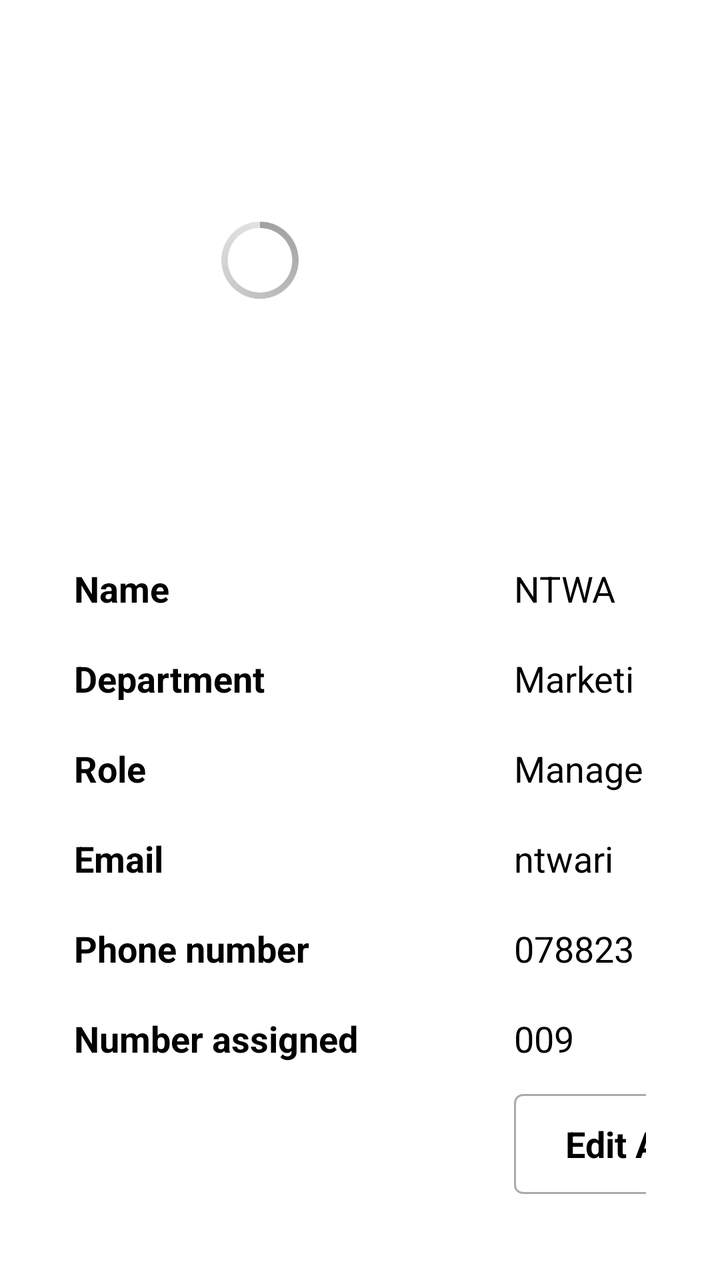
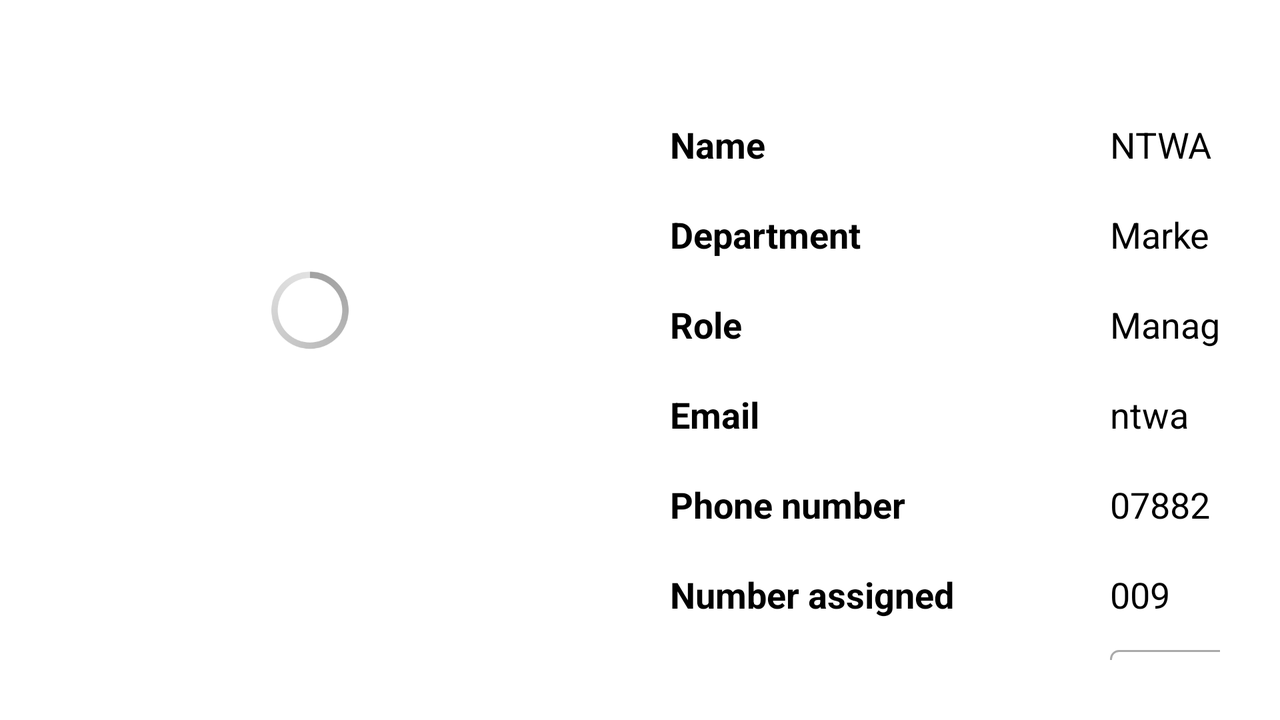

The same Android screen from two of the app's own layout files: first res/layout/ as a phone draws it, then the repository's variant for another configuration, drawn on a device whose configuration selects that folder. Both files follow.
<!-- AndroidManifest.xml: application theme AppTheme -->
<!-- res/layout/employee_profile_activity.xml -->
<LinearLayout xmlns:android="http://schemas.android.com/apk/res/android"
    android:layout_width="fill_parent"
    android:layout_height="fill_parent"
    android:background="#fff"
    android:orientation="vertical">


    <RelativeLayout
        android:layout_width="220dp"
        android:layout_height="220dp"
        android:layout_marginTop="20dp"
        android:layout_marginLeft="20dp"
        android:background="@drawable/background_with_shadow">

        <ImageView
            android:id="@+id/ivEmployeeImage"
            android:layout_width="fill_parent"
            android:layout_height="fill_parent"
            android:layout_centerHorizontal="true"
            android:layout_centerVertical="true"
            android:layout_margin="2dp" />

        <ProgressBar
            android:id="@+id/progressBar"
            style="?android:attr/progressBarStyleLarge"
            android:layout_width="@dimen/progress_bar_width"
            android:layout_height="@dimen/progress_bar_height"
            android:layout_centerHorizontal="true"
            android:layout_centerVertical="true" />

    </RelativeLayout>

    <LinearLayout
        android:layout_width="fill_parent"
        android:layout_height="fill_parent"
        android:layout_margin="20dp"
        android:orientation="vertical"
        android:background="@drawable/background_with_shadow">
        
        <LinearLayout
            android:layout_width="fill_parent"
            android:layout_height="fill_parent"
            android:layout_margin="17dp"
            android:orientation="vertical">

            
            <LinearLayout
                android:layout_width="fill_parent"
                android:layout_height="30dp"
                android:orientation="horizontal">
                
                <LinearLayout
                    android:layout_width="220dp"
                    android:layout_height="fill_parent"
                    android:orientation="vertical">

                    <TextView
                        android:layout_width="wrap_content"
                        android:layout_height="wrap_content"
                        android:layout_marginTop="5dp"
                        style="@style/EmployeeProfileLandFields"
                        android:text="Name" />

                </LinearLayout>

                
                <LinearLayout
                    android:layout_width="fill_parent"
                    android:layout_height="fill_parent"
                    android:orientation="vertical">

                    <TextView
                        android:id="@+id/tvEmployeeName"
                        android:layout_width="wrap_content"
                        android:layout_height="wrap_content"
                        android:textColor="#000"
                        android:textSize="18sp"
                        android:layout_marginTop="5dp"
                        android:text="NTWARI SHYAKA AIME" />

                </LinearLayout>

            </LinearLayout>

            

            
            <LinearLayout
                android:layout_width="fill_parent"
                android:layout_height="30dp"
                android:orientation="horizontal"
                android:layout_marginTop="15dp">
                
                <LinearLayout
                    android:layout_width="220dp"
                    android:layout_height="fill_parent"
                    android:orientation="vertical">

                    <TextView
                        android:layout_width="wrap_content"
                        android:layout_height="wrap_content"
                        android:layout_marginTop="5dp"
                        style="@style/EmployeeProfileLandFields"
                        android:text="Department" />

                </LinearLayout>

                
                <LinearLayout
                    android:layout_width="fill_parent"
                    android:layout_height="fill_parent"
                    android:orientation="vertical">

                    <TextView
                        android:id="@+id/tvEmployeeDepartment"
                        android:layout_width="wrap_content"
                        android:layout_height="wrap_content"
                        android:textColor="#000"
                        android:textSize="18sp"
                        android:layout_marginTop="5dp"
                        android:text="Marketing" />

                </LinearLayout>

            </LinearLayout>

            

            
            <LinearLayout
                android:layout_width="fill_parent"
                android:layout_height="30dp"
                android:orientation="horizontal"
                android:layout_marginTop="15dp">
                
                <LinearLayout
                    android:layout_width="220dp"
                    android:layout_height="fill_parent"
                    android:orientation="vertical">

                    <TextView
                        android:layout_width="wrap_content"
                        android:layout_height="wrap_content"
                        android:layout_marginTop="5dp"
                        style="@style/EmployeeProfileLandFields"
                        android:text="Role" />

                </LinearLayout>

                
                <LinearLayout
                    android:layout_width="fill_parent"
                    android:layout_height="fill_parent"
                    android:orientation="vertical">

                    <TextView
                        android:id="@+id/tvEmployeeRole"
                        android:layout_width="wrap_content"
                        android:layout_height="wrap_content"
                        android:textColor="#000"
                        android:textSize="18sp"
                        android:layout_marginTop="5dp"
                        android:text="Manager" />

                </LinearLayout>

            </LinearLayout>

            

            
            <LinearLayout
                android:layout_width="fill_parent"
                android:layout_height="30dp"
                android:orientation="horizontal"
                android:layout_marginTop="15dp">
                
                <LinearLayout
                    android:layout_width="220dp"
                    android:layout_height="fill_parent"
                    android:orientation="vertical">

                    <TextView
                        android:layout_width="wrap_content"
                        android:layout_height="wrap_content"
                        android:layout_marginTop="5dp"
                        style="@style/EmployeeProfileLandFields"
                        android:text="Email" />

                </LinearLayout>

                
                <LinearLayout
                    android:layout_width="fill_parent"
                    android:layout_height="fill_parent"
                    android:orientation="vertical">

                    <TextView
                        android:id="@+id/tvEmployeeEmail"
                        android:layout_width="wrap_content"
                        android:layout_height="wrap_content"
                        android:textColor="#000"
                        android:textSize="18sp"
                        android:layout_marginTop="5dp"
                        android:text="ntwarishyakaime@gmail.com" />

                </LinearLayout>

            </LinearLayout>

            

            
            <LinearLayout
                android:layout_width="fill_parent"
                android:layout_height="30dp"
                android:orientation="horizontal"
                android:layout_marginTop="15dp">
                
                <LinearLayout
                    android:layout_width="220dp"
                    android:layout_height="fill_parent"
                    android:orientation="vertical">

                    <TextView
                        android:layout_width="wrap_content"
                        android:layout_height="wrap_content"
                        android:layout_marginTop="5dp"
                        style="@style/EmployeeProfileLandFields"
                        android:text="Phone number" />

                </LinearLayout>

                
                <LinearLayout
                    android:layout_width="fill_parent"
                    android:layout_height="fill_parent"
                    android:orientation="vertical">

                    <TextView
                        android:id="@+id/tvEmployeePhone"
                        android:layout_width="wrap_content"
                        android:layout_height="wrap_content"
                        android:textColor="#000"
                        android:textSize="18sp"
                        android:layout_marginTop="5dp"
                        android:text="0788233456" />

                </LinearLayout>

            </LinearLayout>

            


            
            <LinearLayout
                android:layout_width="fill_parent"
                android:layout_height="30dp"
                android:orientation="horizontal"
                android:layout_marginTop="15dp">
                
                <LinearLayout
                    android:layout_width="220dp"
                    android:layout_height="fill_parent"
                    android:orientation="vertical">

                    <TextView
                        android:layout_width="wrap_content"
                        android:layout_height="wrap_content"
                        android:layout_marginTop="5dp"
                        style="@style/EmployeeProfileLandFields"
                        android:text="Number assigned" />

                </LinearLayout>

                
                <LinearLayout
                    android:layout_width="fill_parent"
                    android:layout_height="fill_parent"
                    android:orientation="vertical">

                    <TextView
                        android:id="@+id/tvEmployeeNumberAssigned"
                        android:layout_width="wrap_content"
                        android:layout_height="wrap_content"
                        android:textColor="#000"
                        android:textSize="18sp"
                        android:layout_marginTop="5dp"
                        android:text="009" />

                </LinearLayout>


            </LinearLayout>

            

            
            <LinearLayout
                android:layout_width="fill_parent"
                android:layout_height="wrap_content"
                android:orientation="horizontal"
                android:layout_marginTop="15dp">
                
                <LinearLayout
                    android:layout_width="220dp"
                    android:layout_height="fill_parent"
                    android:orientation="vertical">


                </LinearLayout>

                
                <LinearLayout
                    android:layout_width="fill_parent"
                    android:layout_height="fill_parent"
                    android:orientation="vertical">

                    <Button
                        android:id="@+id/bEditAssignedNumber"
                        android:layout_width="230dp"
                        android:layout_height="50dp"
                        style="@style/EmployeeProfileLandFields"
                        android:text="Edit Assigned Number"
                        android:layout_marginRight="0dp"
                        android:background="@drawable/radio_states_yellow" />

                </LinearLayout>


            </LinearLayout>

            


        </LinearLayout>
    </LinearLayout>


</LinearLayout>
<!-- resources referenced by this layout -->
<resources>
  <dimen name="progress_bar_height">50dp</dimen>
  <dimen name="progress_bar_width">50dp</dimen>
  <!-- drawable radio_states_yellow (drawable-hdpi) -->
  <?xml version="1.0" encoding="utf-8"?>
  <selector xmlns:android="http://schemas.android.com/apk/res/android">
  
      <item android:drawable="@drawable/radio_on_yellow" android:state_pressed="true" />
      <item android:drawable="@drawable/radio_off" android:state_pressed="false"/>
  
  </selector>
  <style name="EmployeeProfileLandFields">
          <item name="android:textColor">#000</item>
          <item name="android:textSize">18sp</item>
          <item name="android:textStyle">bold</item>
      </style>
  <style name="AppTheme" parent="android:Theme.Holo.Light.DarkActionBar">
          
      </style>
  <!-- drawable radio_on_yellow (drawable-hdpi) -->
  <?xml version="1.0" encoding="utf-8"?>
  <shape xmlns:android="http://schemas.android.com/apk/res/android"
      android:shape="rectangle" >
  
      <solid android:color="#e4e4e4" android:textColor="#fff" />
  
      <stroke
          android:width="2dp"
          android:color="@android:color/darker_gray" />
  
      <corners android:radius="4dp" />
  
  
  </shape>
  <!-- drawable radio_off (drawable-hdpi) -->
  <?xml version="1.0" encoding="utf-8"?>
  <shape xmlns:android="http://schemas.android.com/apk/res/android"
      android:shape="rectangle">
  
      <solid android:color="#ffffffff" />
  
      <stroke
          android:width="1dp"
          android:color="@android:color/darker_gray" />
  
      <corners android:radius="4dp" />
  
  </shape>
</resources>
<!-- res/layout-land/employee_profile_activity.xml (the repository's variant of the layout above) -->
<!-- drawn on the phone turned sideways -->
<RelativeLayout xmlns:android="http://schemas.android.com/apk/res/android"
    android:layout_width="fill_parent"
    android:layout_height="fill_parent"
    android:background="#fff"
    android:orientation="vertical">

    
    <RelativeLayout
        android:id="@+id/leftPart"
        android:layout_width="250dp"
        android:layout_height="250dp"
        android:layout_marginLeft="30dp"
        android:layout_marginTop="30dp"
        android:background="@drawable/background_with_shadow"
        >

        <ImageView
            android:id="@+id/ivEmployeeImage"
            android:layout_width="fill_parent"
            android:layout_height="fill_parent"
            android:layout_gravity="center"
            android:layout_centerHorizontal="true"
            android:layout_centerVertical="true"
            android:layout_margin="2dp"
            />

        <ProgressBar
            android:id="@+id/progressBar"
            style="?android:attr/progressBarStyleLarge"
            android:layout_width="@dimen/progress_bar_width"
            android:layout_height="@dimen/progress_bar_height"
            android:layout_centerHorizontal="true"
            android:layout_centerVertical="true" />

    </RelativeLayout>

    
    <LinearLayout
        android:id="@+id/rightPart"
        android:layout_width="fill_parent"
        android:layout_height="fill_parent"
        android:orientation="vertical"
        android:layout_toRightOf="@+id/leftPart"
        android:layout_marginTop="30dp"
        android:layout_marginLeft="30dp"
        android:layout_marginRight="30dp"
        android:layout_marginBottom="30dp"
        android:background="@drawable/background_with_shadow"
        >

        
        <LinearLayout
            android:layout_width="fill_parent"
            android:layout_height="30dp"
            android:orientation="horizontal"
            android:layout_marginTop="25dp">
            
            <LinearLayout
                android:layout_width="220dp"
                android:layout_height="fill_parent"
                android:orientation="vertical"
                android:layout_marginLeft="25dp">

                <TextView
                    android:layout_width="wrap_content"
                    android:layout_height="wrap_content"
                    android:layout_marginTop="5dp"
                    style="@style/EmployeeProfileLandFields"
                    android:text="Name" />

            </LinearLayout>

            
            <LinearLayout
                android:layout_width="fill_parent"
                android:layout_height="fill_parent"
                android:orientation="vertical">

                <TextView
                    android:id="@+id/tvEmployeeName"
                    android:layout_width="wrap_content"
                    android:layout_height="wrap_content"
                    android:textColor="#000"
                    android:textSize="18sp"
                    android:layout_marginTop="5dp"
                    android:text="NTWARI SHYAKA AIME" />

            </LinearLayout>

        </LinearLayout>

        

        
        <LinearLayout
            android:layout_width="fill_parent"
            android:layout_height="30dp"
            android:orientation="horizontal"
            android:layout_marginTop="15dp">
            
            <LinearLayout
                android:layout_width="220dp"
                android:layout_height="fill_parent"
                android:orientation="vertical"
                android:layout_marginLeft="25dp">

                <TextView
                    android:layout_width="wrap_content"
                    android:layout_height="wrap_content"
                    android:layout_marginTop="5dp"
                    style="@style/EmployeeProfileLandFields"
                    android:text="Department" />

            </LinearLayout>

            
            <LinearLayout
                android:layout_width="fill_parent"
                android:layout_height="fill_parent"
                android:orientation="vertical">

                <TextView
                    android:id="@+id/tvEmployeeDepartment"
                    android:layout_width="wrap_content"
                    android:layout_height="wrap_content"
                    android:textColor="#000"
                    android:textSize="18sp"
                    android:layout_marginTop="5dp"
                    android:text="Marketing" />

            </LinearLayout>

        </LinearLayout>

        

        
        <LinearLayout
            android:layout_width="fill_parent"
            android:layout_height="30dp"
            android:orientation="horizontal"
            android:layout_marginTop="15dp">
            
            <LinearLayout
                android:layout_width="220dp"
                android:layout_height="fill_parent"
                android:orientation="vertical"
                android:layout_marginLeft="25dp">

                <TextView
                    android:layout_width="wrap_content"
                    android:layout_height="wrap_content"
                    android:layout_marginTop="5dp"
                    style="@style/EmployeeProfileLandFields"
                    android:text="Role" />

            </LinearLayout>

            
            <LinearLayout
                android:layout_width="fill_parent"
                android:layout_height="fill_parent"
                android:orientation="vertical">

                <TextView
                    android:id="@+id/tvEmployeeRole"
                    android:layout_width="wrap_content"
                    android:layout_height="wrap_content"
                    android:textColor="#000"
                    android:textSize="18sp"
                    android:layout_marginTop="5dp"
                    android:text="Manager" />

            </LinearLayout>

        </LinearLayout>

        

        
        <LinearLayout
            android:layout_width="fill_parent"
            android:layout_height="30dp"
            android:orientation="horizontal"
            android:layout_marginTop="15dp">
            
            <LinearLayout
                android:layout_width="220dp"
                android:layout_height="fill_parent"
                android:orientation="vertical"
                android:layout_marginLeft="25dp">

                <TextView
                    android:layout_width="wrap_content"
                    android:layout_height="wrap_content"
                    android:layout_marginTop="5dp"
                    style="@style/EmployeeProfileLandFields"
                    android:text="Email" />

            </LinearLayout>

            
            <LinearLayout
                android:layout_width="fill_parent"
                android:layout_height="fill_parent"
                android:orientation="vertical">

                <TextView
                    android:id="@+id/tvEmployeeEmail"
                    android:layout_width="wrap_content"
                    android:layout_height="wrap_content"
                    android:textColor="#000"
                    android:textSize="18sp"
                    android:layout_marginTop="5dp"
                    android:text="ntwarishyakaime@gmail.com" />

            </LinearLayout>

        </LinearLayout>

        

        
        <LinearLayout
            android:layout_width="fill_parent"
            android:layout_height="30dp"
            android:orientation="horizontal"
            android:layout_marginTop="15dp">
            
            <LinearLayout
                android:layout_width="220dp"
                android:layout_height="fill_parent"
                android:orientation="vertical"
                android:layout_marginLeft="25dp">

                <TextView
                    android:layout_width="wrap_content"
                    android:layout_height="wrap_content"
                    android:layout_marginTop="5dp"
                    style="@style/EmployeeProfileLandFields"
                    android:text="Phone number" />

            </LinearLayout>

            
            <LinearLayout
                android:layout_width="fill_parent"
                android:layout_height="fill_parent"
                android:orientation="vertical">

                <TextView
                    android:id="@+id/tvEmployeePhone"
                    android:layout_width="wrap_content"
                    android:layout_height="wrap_content"
                    android:textColor="#000"
                    android:textSize="18sp"
                    android:layout_marginTop="5dp"
                    android:text="0788233456" />

            </LinearLayout>

        </LinearLayout>

        


        
        <LinearLayout
            android:layout_width="fill_parent"
            android:layout_height="30dp"
            android:orientation="horizontal"
            android:layout_marginTop="15dp">
            
            <LinearLayout
                android:layout_width="220dp"
                android:layout_height="fill_parent"
                android:orientation="vertical"
                android:layout_marginLeft="25dp">

                <TextView
                    android:layout_width="wrap_content"
                    android:layout_height="wrap_content"
                    android:layout_marginTop="5dp"
                    style="@style/EmployeeProfileLandFields"
                    android:text="Number assigned" />

            </LinearLayout>

            
            <LinearLayout
                android:layout_width="fill_parent"
                android:layout_height="fill_parent"
                android:orientation="vertical">

                <TextView
                    android:id="@+id/tvEmployeeNumberAssigned"
                    android:layout_width="wrap_content"
                    android:layout_height="wrap_content"
                    android:textColor="#000"
                    android:textSize="18sp"
                    android:layout_marginTop="5dp"
                    android:text="009" />

            </LinearLayout>


        </LinearLayout>

        

        
        <LinearLayout
            android:layout_width="fill_parent"
            android:layout_height="wrap_content"
            android:orientation="horizontal"
            android:layout_marginTop="15dp">
            
            <LinearLayout
                android:layout_width="220dp"
                android:layout_height="fill_parent"
                android:orientation="vertical"
                android:layout_marginLeft="25dp">


            </LinearLayout>

            
            <LinearLayout
                android:layout_width="fill_parent"
                android:layout_height="fill_parent"
                android:orientation="vertical">

                <Button
                    android:id="@+id/bEditAssignedNumber"
                    android:layout_width="230dp"
                    android:layout_height="50dp"
                    style="@style/EmployeeProfileLandFields"
                    android:text="Edit Assigned Number"
                    android:layout_marginRight="0dp"
                    android:background="@drawable/radio_states_yellow" />

            </LinearLayout>


        </LinearLayout>

        


    </LinearLayout>

</RelativeLayout>
